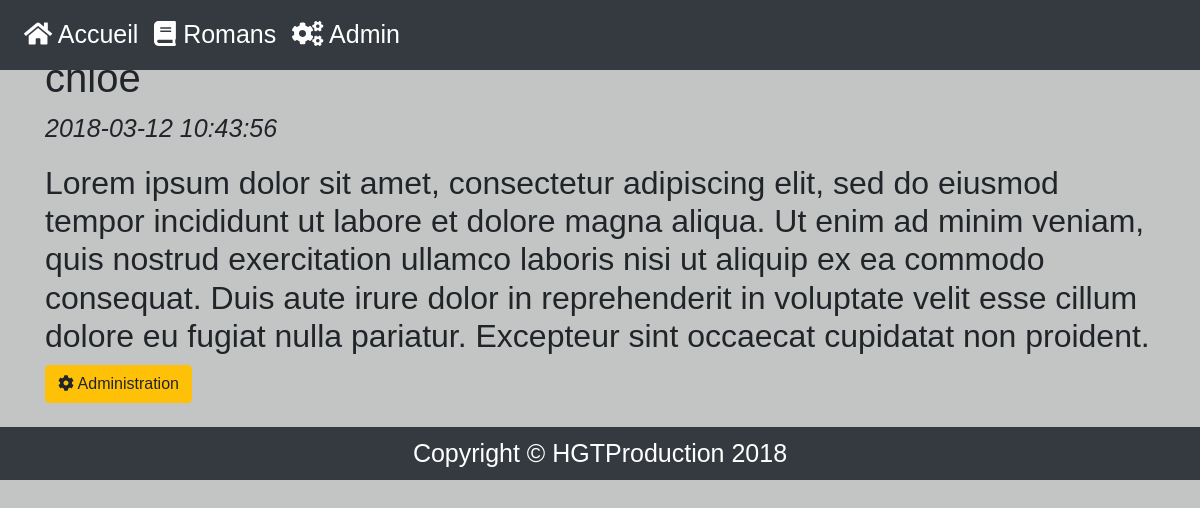
The page /index.php?p=posts.comment&id=2 (signed in) on the database its author committed.
### tables this page shows
CREATE TABLE IF NOT EXISTS `comments` (
  `id` int(11) NOT NULL AUTO_INCREMENT,
  `pseudo` varchar(255) NOT NULL,
  `content` text NOT NULL,
  `date` datetime NOT NULL,
  `post_id` int(11) NOT NULL,
  `signal_count` int(11) DEFAULT NULL,
  PRIMARY KEY (`id`),
  KEY `post_id` (`post_id`)
);

### core/Controller/Controller.php (called while the page is built, shortened)
<?php
class Controller
{
    protected $viewPath;
    protected function render($view, $variables = [])
    {
        extract($variables);
        require($this->viewPath . str_replace('.', '/', $view) . '.php');
    }
}

### app/Controller/PostsController.php (called while the page is built, shortened)
<?php
class PostsController extends AppController
{
    public function comment()
    {
        $comment = $this->Comment->find($_GET['id']);
        $this->render('posts.comment', compact('comment'));
    }
}

### public/index.php (called while the page is built, shortened)
<?php
if (isset($_GET['p'])) {
    $page = $_GET['p'];
} else {
    $page = 'posts.index';
}
$page = explode('.', $page);
if ($page[0] == 'admin') {
    $controller = '\App\Controller\Admin\\' . ucfirst($page[1]) . 'Controller';
    $action = $page[2];
} else {
    $action = $page[1];
}
$controller = new $controller();
$controller->$action();

### core/Table/Table.php (called while the page is built, shortened)
<?php
class Table
{
    protected $table;
    protected $db;
    public function __construct(Database $db)
    {
        $this->db = $db;
    }
    public function find($id)
    {
        return $this->query("SELECT * FROM {$this->table} WHERE id = ?", [$id], true);
    }
    public function query($statement, $attributes = null, $one = false)
    {
        if ($attributes) {
            return $this->db->prepare($statement, $attributes, str_replace('Table', 'Entity', get_class($this)), $one);
        } else {
            return $this->db->query($statement, str_replace('Table', 'Entity', get_class($this)), $one);
        }
    }
}

### core/Database/MysqlDatabase.php (called while the page is built, shortened)
<?php
class MysqlDatabase extends Database
{
    private $pdo;
    private function getPDO()
    {
        if ($this->pdo === null) {
            $pdo = new PDO('mysql:host=localhost;dbname=blog;charset=utf8', 'root', '');
            $pdo->setAttribute(PDO::ATTR_ERRMODE, PDO::ERRMODE_EXCEPTION);
            $this->pdo = $pdo;
        }
        return $this->pdo;
    }
    public function prepare($statement, $attributes, $class_name = null, $one = false)
    {
        $req = $this->getPDO()->prepare($statement);
        $res = $req->execute($attributes);
        if ($class_name === null) {
            $req->setFetchMode(PDO::FETCH_OBJ);
        } else {
            $req->setFetchMode(PDO::FETCH_CLASS, $class_name);
        }
        if ($one) {
            $datas = $req->fetch();
        } else {
            $datas = $req->fetchAll();
        }
        return $datas;
    }
}

### app/Autoloader.php (called while the page is built, shortened)
<?php
class Autoloader
{
    static function autoload($class)
    {
        if (strpos($class, __NAMESPACE__ .  '\\') === 0) {
            $class = str_replace(__NAMESPACE__ . '\\','', $class);
            $class = str_replace('\\','/', $class);
            $classPath = __DIR__ . '/' . $class . '.php';
        }
    }
}

### core/Autoloader.php (called while the page is built, shortened)
<?php
class Autoloader
{
    static function autoload($class)
    {
        if (strpos($class, __NAMESPACE__ .  '\\') === 0) {
            $class = str_replace(__NAMESPACE__ . '\\','', $class);
            $class = str_replace('\\','/', $class);
            $classPath = __DIR__ . '/' . $class . '.php';
        }
    }
}

### app/Views/posts/comment.php (the view)
<div class="container">
	<h1><?= htmlspecialchars($comment->pseudo); ?></h1>
	<p><em><?= htmlspecialchars($comment->date); ?></em></p>
	<h2><?= htmlspecialchars($comment->content); ?></h2>
	<?php if (isset($_SESSION['auth'])): ?>
	    <a class="btn btn-warning back-btn" href="?p=admin.comments.index"><i class="fas fa-cog"></i> Administration</a>
	<?php endif; ?>
</div>

### public/css/styles.css (style rules this page uses)
body { background-repeat: no-repeat; background-attachment: fixed; background-position: center; font-family: Georgia, Arial, Verdana, sans-serif; font-size: 25px; background-color: #C3C5C5; padding-top: 54px; }
a:link, a:visited, a:hover, a:active { text-decoration: none; outline: none; }

### rows shown on the page
comments: pseudo "chloé", date "2018-03-12 10:43:56", content "Lorem ipsum dolor sit amet, consectetur adipiscing elit, sed do eiusmod tempor incididunt ut labore et dolore magna aliqua. Ut enim ad minim veniam, quis nostrud exercitation ullamco laboris nisi ut aliquip ex ea commodo consequat. Duis aute irure dolor in reprehenderit in voluptate velit esse cillum dolore eu fugiat nulla pariatur. Excepteur sint occaecat cupidatat non proident."
